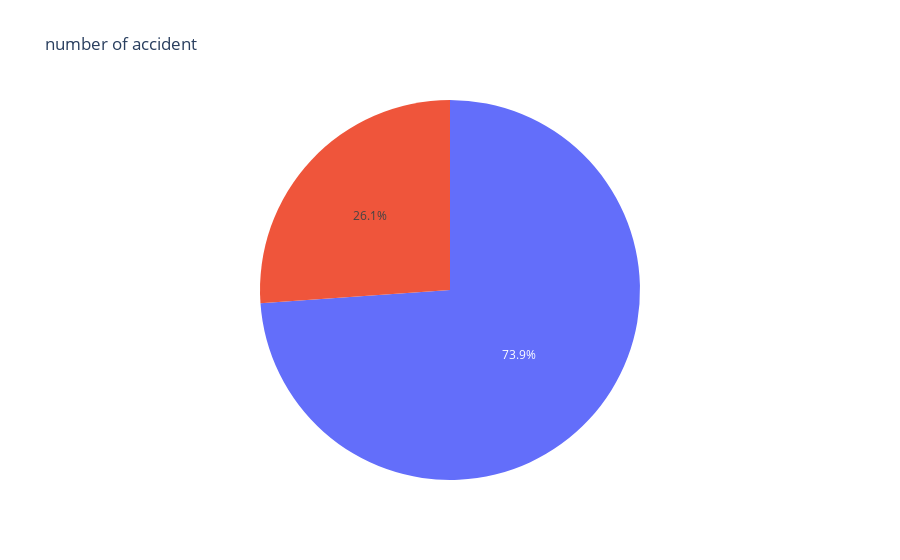

The code cell stored with this chart in its notebook:
### Code cell
labels= ['day', 'night']

fig= px.pie(a,  values='Start_Time', labels= labels, title='number of accident', 
            color_discrete_map={'night': 'red',
                               'day': 'blue'})
fig.show()

### Figure 1 — Plotly figure (JSON) as saved in the notebook; plotly's stock layout.template omitted (floating-point values rounded to 4 significant figures)
{"data": [{"domain": {"x": [0, 1], "y": [0, 1]}, "hovertemplate": "Start_Time=%{value}<extra></extra>", "legendgroup": "", "name": "", "showlegend": false, "type": "pie", "values": [2514221, 888513]}], "layout": {"legend": {"tracegroupgap": 0}, "title": {"text": "number of accident"}}}
